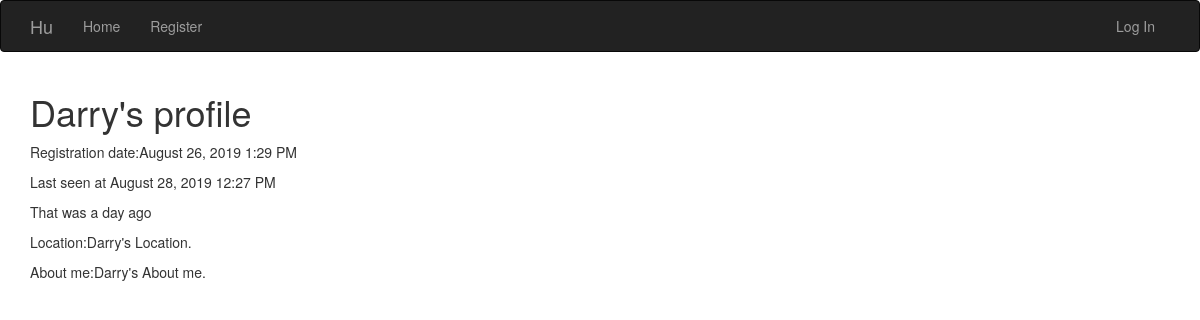
The page /user/Darry on the database as committed earlier.
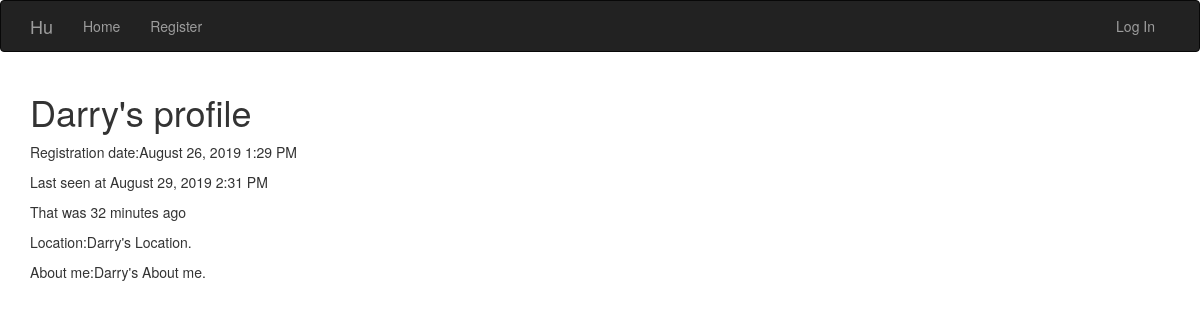
The same page on the database as committed later.
### app/models.py (models this page shows, shortened)
class User(UserMixin, db.Model):
    __tablename__ = 'users'
    id = db.Column(db.Integer, primary_key = True)
    username = db.Column(db.String(64), unique = True, index = True)
    password_hash = db.Column(db.String(128))
    role_id = db.Column(db.Integer, db.ForeignKey('roles.id'))
    location = db.Column(db.String(64))
    about_me = db.Column(db.Text())
    member_since = db.Column(db.DateTime(), default=datetime.utcnow)
    last_seen = db.Column(db.DateTime(), default=datetime.utcnow)
    posts = db.relationship('Post', backref='author', lazy='dynamic')
    @property
    def password(self):
        raise AttributeError('Password is not a readable attribute.')

### app/main/views.py (the view)
@main.route('/user/<username>')
def user(username):
    user=User.query.filter_by(username=username).first()
    if not user:
        flash('No correspondent user.')
        return redirect('.index')
    return render_template('user.html', user=user)

### app/auth/views.py (called while the page is built)
@auth.before_app_request
def before_request():
    if current_user.is_authenticated:
        current_user.ping()

### app/templates/user.html (shortened to what this page needs)
{% extends "base.html" %}
{% block page_content  %}
<div class="page_header">
	<h1>{{user.username}}'s profile</h1>
</div>
{%include '_profile.html'%}
{% endblock %}

### app/templates/_profile.html
<div>
	<p>Registration date:{{moment(user.member_since).format('LLL')}}</p>
	<p>Last seen at {{moment(user.last_seen).format('LLL')}}</p>
	<p>That was {{moment(user.last_seen).fromNow(refresh=True)}}</p>
	<p><p>
		{% if user.location %}
		Location:{{user.location }}
		{% endif %}
		</p>
		<p>
		{% if user.about_me %}
		About me:{{user.about_me}}
		{% endif %}
		</p>
	</p>
</div>

Rows that differ between the two databases and show on the page:
changed User "Darry": last_seen "August 28, 2019 12:27 PM" → "August 29, 2019 2:31 PM"; last_seen "a day ago" → "32 minutes ago"
